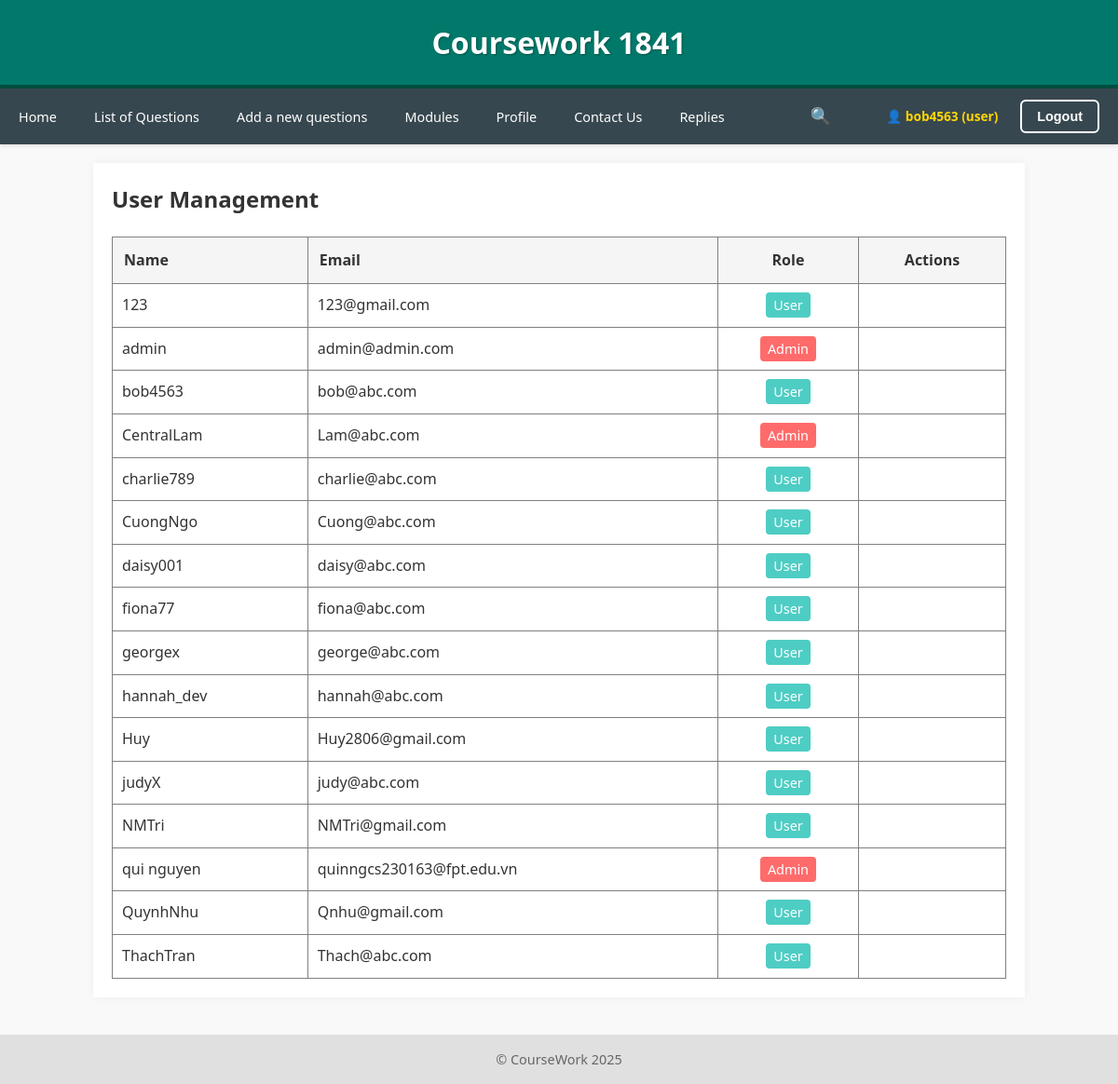
Page /CW/user.php (signed in) on the committed database.
### tables this page shows
CREATE TABLE `user` (
  `id` int(11) NOT NULL,
  `name` varchar(255) NOT NULL,
  `email` varchar(255) NOT NULL,
  `password` varchar(255) NOT NULL,
  `role` enum('admin','user') NOT NULL DEFAULT 'user',
  `image` varchar(255) DEFAULT NULL
);

### CW/user.php (called while the page is built, shortened)
<?php
include 'includ/DatabaseConnection.php';
include 'includ/DatabaseFunction.php';
try {
    $result = getAllUsers($pdo);
    $users = [];
    foreach ($result as $row) {
        $delete_form = '';
        $role_form = '';
        $users[] = [
            'name' => htmlspecialchars($row['name'], ENT_QUOTES, 'UTF-8'),
            'email' => htmlspecialchars($row['email'], ENT_QUOTES, 'UTF-8'),
            'role' => htmlspecialchars($row['role'], ENT_QUOTES, 'UTF-8'),
            'delete_form' => $delete_form,
            'role_form' => $role_form,
        ];
    }
    include 'tem/user.html.php';
} catch (PDOException $e) {
    $title = 'Database error';
    $output = 'Error: ' . $e->getMessage();
}
include 'tem/layout.html.php';

### CW/includ/DatabaseFunction.php (called while the page is built, shortened)
<?php
function getAllUsers($pdo) {
    return $pdo->query('SELECT * FROM user ORDER BY name')->fetchAll();
}

### CW/tem/user.html.php (the view, shortened to what this page needs)
<h2>User Management</h2>
<table border="1" style="width:100%;border-collapse:collapse;margin-top:20px;">
    <thead>
        <tr style="background:#f5f5f5;">
            <th style="padding:12px;text-align:left;">Name</th>
            <th style="padding:12px;text-align:left;">Email</th>
            <th style="padding:12px;text-align:center;">Role</th>
            <th style="padding:12px;text-align:center;">Actions</th>
        </tr>
    </thead>
    <tbody>
        <?php foreach ($users as $user): ?>
        <tr>
            <td style="padding:10px;"><?= $user['name'] ?></td>
            <td style="padding:10px;"><?= $user['email'] ?></td>
            <td style="padding:10px;text-align:center;">
                <span style="background:<?= $user['role'] === 'admin' ? '#ff6b6b' : '#4ecdc4' ?>;color:#fff;padding:4px 8px;border-radius:4px;font-size:0.9em;">
                    <?= ucfirst($user['role']) ?>
                </span>
            </td>
            <td style="padding:10px;text-align:center;">
            </td>
        </tr>
        <?php endforeach; ?>
    </tbody>
</table>

### CW/css/final-cw.css (style rules this page uses)
* { margin: 0; padding: 0; box-sizing: border-box; }
body { font-family: 'Segoe UI', Tahoma, sans-serif; background-color: #f9f9f9; color: #333; line-height: 1.6; font-size: 16px; }

### rows in the picture
user: name "123", email "123@gmail.com", role "User"
user: name "admin", email "admin@admin.com", role "Admin"
user: name "bob4563", email "bob@abc.com", role "User"
user: name "CentralLam", email "Lam@abc.com", role "Admin"
user: name "charlie789", email "charlie@abc.com", role "User"
user: name "CuongNgo", email "Cuong@abc.com", role "User"
user: name "daisy001", email "daisy@abc.com", role "User"
user: name "fiona77", email "fiona@abc.com", role "User"
user: name "georgex", email "george@abc.com", role "User"
user: name "hannah_dev", email "hannah@abc.com", role "User"
user: name "Huy", email "Huy2806@gmail.com", role "User"
user: name "judyX", email "judy@abc.com", role "User"
user: name "NMTri", email "NMTri@gmail.com", role "User"
user: name "qui nguyen", email "quinngcs230163@fpt.edu.vn", role "Admin"
user: name "QuynhNhu", email "Qnhu@gmail.com", role "User"
user: name "ThachTran", email "Thach@abc.com", role "User"

### other values in the picture
$_SESSION['name'] "bob4563"
$_SESSION['role'] "user"
